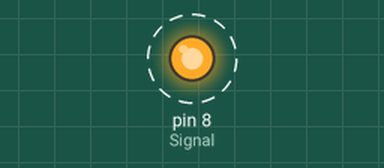
This sketch was run on a simulated Arduino Uno, built with avr-gcc and run on an emulated ATmega328P. Parts: output pins drawn as LEDs (lit = HIGH). Dashed ring = blinking.

Above: at 0.05 s.
Timing chart, 0 to 3.0 s (numbered marks = the images above):
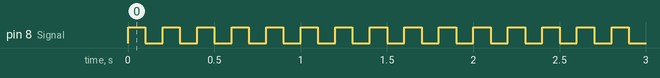

The sketch:

blink.ino
```cpp
int Signal = 8;

void setup() {
  pinMode(Signal, OUTPUT);

}

void loop() {
  // put your main code here, to run repeatedly:
  while (true){
    digitalWrite(Signal, HIGH);
    delay(100);
    digitalWrite(Signal, LOW);
    delay(100);
  }


}
```

Measured:
- by itself, pin 8 (Signal): alternates HIGH for 0.10 s and LOW for 0.10 s
